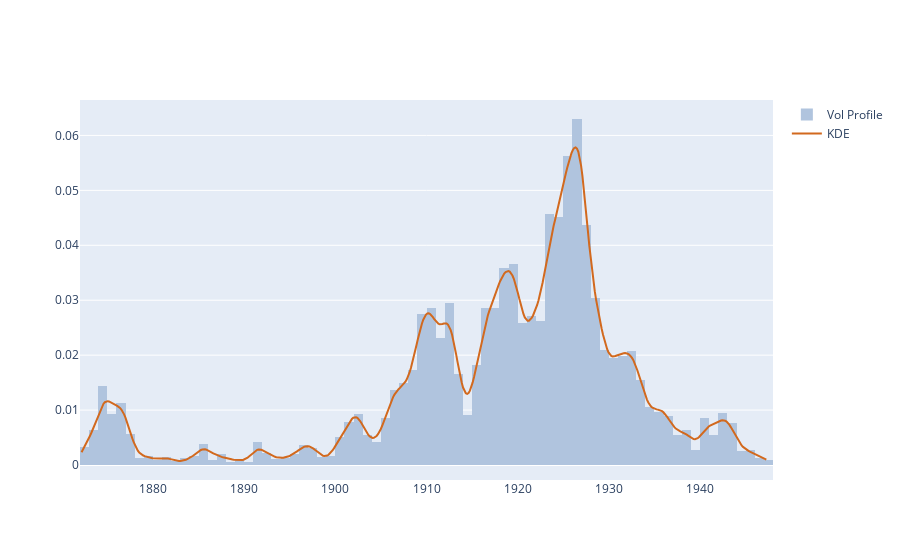

The notebook cell this image was saved under:
### Code cell
kde_factor = 0.05
num_samples = 500
kde = stats.gaussian_kde(close,weights=volume,bw_method=kde_factor)
xr = np.linspace(close.min(),close.max(),num_samples)
kdy = kde(xr)
ticks_per_sample = (xr.max() - xr.min()) / num_samples

def get_dist_plot(c, v, kx, ky):
    fig = go.Figure()
    fig.add_trace(go.Histogram(name='Vol Profile', x=c, y=v, nbinsx=150, 
                               histfunc='sum', histnorm='probability density',
                               marker_color='#B0C4DE'))
    fig.add_trace(go.Scatter(name='KDE', x=kx, y=ky, mode='lines', marker_color='#D2691E'))
    return fig

get_dist_plot(close, volume, xr, kdy).show()

### Figure 1 — Plotly figure (JSON) as saved in the notebook; plotly's stock layout.template omitted (floating-point values rounded to 4 significant figures; data arrays with more than 128 entries replaced by an {"elided": "..."} marker saying what was removed)
{"data": [{"histfunc": "sum", "histnorm": "probability density", "marker": {"color": "#B0C4DE"}, "name": "Vol Profile", "nbinsx": 150, "type": "histogram", "x": {"elided": "5000 float values"}, "y": {"elided": "5000 int values"}}, {"marker": {"color": "#D2691E"}, "mode": "lines", "name": "KDE", "type": "scatter", "x": {"elided": "500 float values"}, "y": {"elided": "500 float values"}}], "layout": {}}
